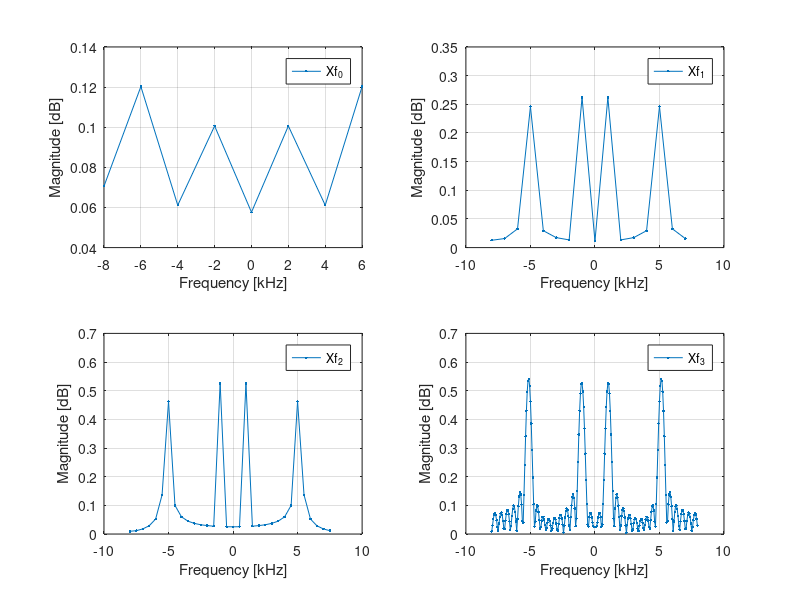

Here is the MATLAB script that generated this plot:
%% FFT Examples - Change the length of the FFT
% Plot the frequency representation of the signal using the N-FFT function for different N values.
% 
% The parameters are:
% * x[n] = cos(2*pi*F0*n*Ts) + cos(2*pi*F1*n*Ts)
% * F0 = 1 [kHz]
% * F1 = 5.123 [kHz]
% * Fs = 16 [kHz];
% * N  = [8, 16, 32, 256]
%
% 
% *Suggestions*
%   *FFT Function (reference: "_help fft")*_
% 
%   Y = fft(X,n) returns the n-point DFT. If no value is specified, Y is the same 
%   size as X.
% 
%   * If X is a vector and the length of X is less than n, then X is padded with 
%     trailing zeros to length n.
%   * If X is a vector and the length of X is greater than n, then X is truncated 
%     to length n.
%   * If X is a matrix, then each column is treated as in the vector case.
%   * If X is a multidimensional array, then the first array dimension whose size 
%     does not equal 1 is treated as in the vector case.

%% Clear everything
clc;        % 'clc' cleras all the text from the Command Window
clear;      % 'clear' removes all variables from the current workspace
close all;  % 'close all' deletes all figures whose handles are not hidden.

%% Parameters
len = 32;
Fs = 16e3;
Ts = 1/Fs;
F0 = 1000;
F1 = 5123;
N = [8, 16, 32, 256];

%% Exercise
n = 0:len-1;
x = cos(2*pi*F0*n*Ts) + cos(2*pi*F1*n*Ts);

Xf0 = fft(x,N(1))/length(x);
Xf1 = fft(x,N(2))/length(x);
Xf2 = fft(x,N(3))/length(x);
Xf3 = fft(x,N(4))/length(x);

Xf0 = abs(Xf0);
Xf1 = abs(Xf1);
Xf2 = abs(Xf2);
Xf3 = abs(Xf3);

Xf0 = fftshift(Xf0);
Xf1 = fftshift(Xf1);
Xf2 = fftshift(Xf2);
Xf3 = fftshift(Xf3);

%% Figure

f_ax0 = (-N(1)/2:1:N(1)/2-1)/N(1)*Fs/1e3;
f_ax1 = (-N(2)/2:1:N(2)/2-1)/N(2)*Fs/1e3;
f_ax2 = (-N(3)/2:1:N(3)/2-1)/N(3)*Fs/1e3;
f_ax3 = (-N(4)/2:1:N(4)/2-1)/N(4)*Fs/1e3;

figure
subplot(2,2,1)
  plot(f_ax0, Xf0, '.-')
  grid on
  legend('Xf_0')
  xlabel('Frequency [kHz]')
  ylabel('Magnitude [dB]')
subplot(2,2,2)
  plot(f_ax1, Xf1, '.-')
  grid on
  legend('Xf_1')
  xlabel('Frequency [kHz]')
  ylabel('Magnitude [dB]')
subplot(2,2,3)
  plot(f_ax2, Xf2, '.-')
  grid on
  legend('Xf_2')
  xlabel('Frequency [kHz]')
  ylabel('Magnitude [dB]')
subplot(2,2,4)
  plot(f_ax3, Xf3, '.-')
  grid on
  legend('Xf_3')
  xlabel('Frequency [kHz]')
  ylabel('Magnitude [dB]')